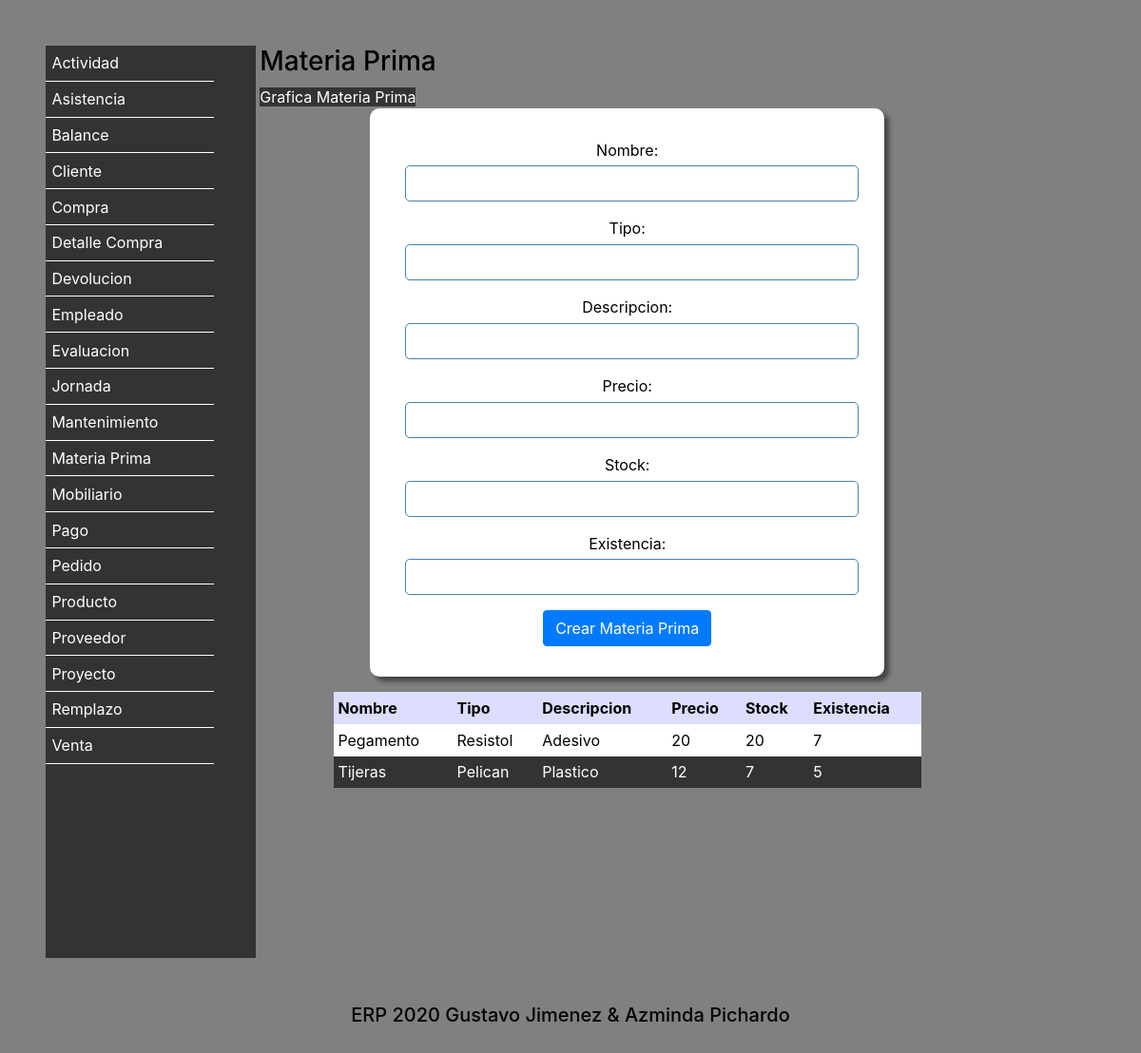
The page /MateriaPrima/ on the database its author committed.
### Vistas/models.py (models this page shows, shortened)
class MateriaPrima (models.Model):
    Nombre = models.CharField(max_length=30)
    Tipo = models.CharField(max_length=20)
    Descripcion = models.CharField(max_length=70)
    Precio = models.IntegerField(default=0)
    Stock = models.IntegerField(default=0)
    Existencia = models.IntegerField(default=0)
    class Meta:
        verbose_name = 'MateriaPrima'
        verbose_name_plural = 'MateriaPrimas'
        ordering = ['Nombre']

### Vistas/views.py (the view)
# urls.py: path('MateriaPrima/',views.MenuMateriaPrima),
def MenuMateriaPrima(request):
    if request.POST:
        objeto = MateriaPrima()
        objeto.Nombre = request.POST["Nombre"]
        objeto.Tipo = request.POST["Tipo"]
        objeto.Descripcion = request.POST["Descripcion"]
        objeto.Precio = request.POST["Precio"]
        objeto.Stock = request.POST["Stock"]
        objeto.Existencia = request.POST["Existencia"]
        objeto.save()
        materiaprimas = MateriaPrima.objects.all()
        return render(request,"MateriaPrima.html",{"agregado":"si","materiaprimas":materiaprimas})
    else:
        materiaprimas = MateriaPrima.objects.all()
        return render(request,"MateriaPrima.html",{"materiaprimas":materiaprimas})

### Vistas/Templates/MateriaPrima.html (shortened to what this page needs)
<!DOCTYPE html>
<html lang="es">
  <head>
    {% include "Encabezado.html" %}
  </head>
  <body>
      {% include "menu.html" %}
<section>
      <h3>Materia Prima</h3>
      <a href="/GraficaMateriaPrima/">Grafica Materia Prima</a>
      <form action="" method="post">
      <div class="form-group">
      Nombre: <input type="text" name="Nombre" class="form-control">
      </div>
      <div class="form-group">
      Tipo: <input type="text" name="Tipo" class="form-control">
      </div>
      <div class="form-group">
      Descripcion: <input type="text" name="Descripcion" class="form-control">
      </div>
      <div class="form-group">
      Precio: <input type="number" name="Precio" class="form-control">
      </div>
      <div class="form-group">
      Stock: <input type="text" name="Stock" class="form-control">
      </div>
      <div class="form-group">
      Existencia: <input type="text" name="Existencia" class="form-control">
      </div>
      <button type="submit" class="btn btn-primary">Crear Materia Prima</button>
        </form>
  <table>
        <tr>
          <th>Nombre</th>
          <th>Tipo</th>
          <th>Descripcion</th>
          <th>Precio</th>
          <th>Stock</th>
          <th>Existencia</th>
        </tr>
        {% for fila in materiaprimas %}
        <tr>
          <td>{{ fila.Nombre}}</td>
          <td>{{ fila.Tipo}}</td>
          <td>{{ fila.Descripcion}}</td>
          <td>{{ fila.Precio}}</td>
          <td>{{ fila.Stock}}</td>
          <td>{{ fila.Existencia}}</td>
        </tr>
        {% endfor %}
  </table>
</section>
  {% include "Pie.html" %}
</html>

### Vistas/Templates/static/Estilos.css (style rules this page uses)
* { border: 0; margin: 0; padding: 0; }
body { background: #808080; color: black; padding: 3rem; }
form { background-color: white; border-radius: 10px; box-shadow: 5px 5px 5px #444; color: black; margin: 0 auto; padding: 2em; text-align: center; width: 70%; }
input { font-size: 1em; margin: 0.3rem; padding: 0.4rem; }
input[type="text"],input[type="password"],input[type="date"],input[type="number"],input[type="email"],input[type="tel"] { border: 1px solid steelblue; border-radius: 5px; }
section { display: inline-block; vertical-align: top; width: 70%; }
table { margin: 1em auto; width: 80%; }
th { background-color: #ddf; color: black; padding: 0.3em; }
td { padding: 0.3em; }
tr:nth-child(odd) { background-color: #333; color: white; }
tr:nth-child(even) { background-color: white; color: black; }
a { background-color: #333; color: white; }

### Vistas/Templates/static/Imprimir.css (style rules this page uses)
* { -webkit-print-color-adjust: exact; }
nav,form,input,a { display: none; }
section { width: 100%; }

### rows shown on the page
MateriaPrima: Nombre "Pegamento", Tipo "Resistol", Descripcion "Adesivo", Precio "20", Stock "20", Existencia "7"
MateriaPrima: Nombre "Tijeras", Tipo "Pelican", Descripcion "Plastico", Precio "12", Stock "7", Existencia "5"
